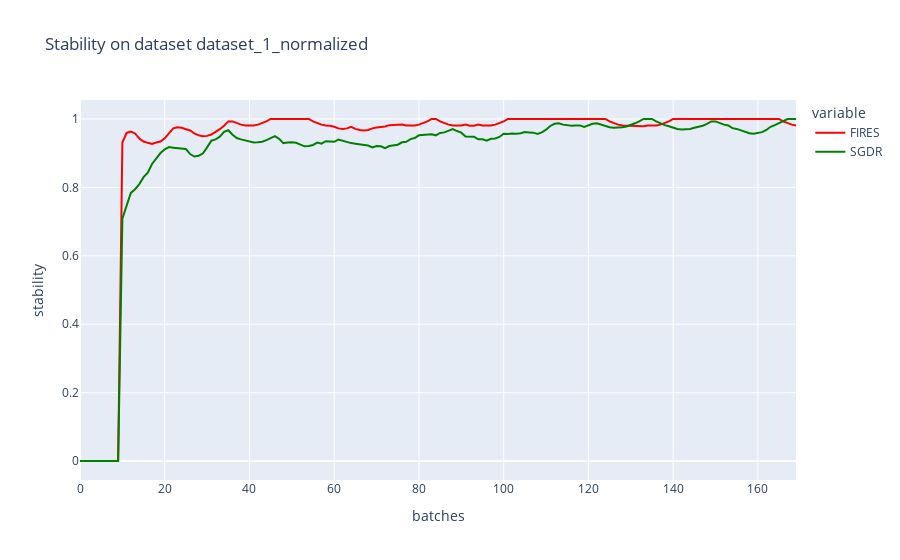

The notebook cell saved with this chart:
### Markdown cell above
### Plot all

### Code cell
# stability
title = "Stability on dataset {}".format(dataset_name)
col_names = ["FIRES", "SGDR"]
d = {"FIRES":fires_stability, "SGDR":sgdr_stability}
df = pd.DataFrame(d, columns=col_names)
fig = px.line(df, y = col_names, title=title, labels={"index":"batches", "value":"stability"}, color_discrete_map={'FIRES': 'red', "SGDR": "green"})
stability_trace = fig["data"]
fig.show()

### Figure 1 — Plotly figure (JSON) as saved in the notebook; plotly's stock layout.template omitted (floating-point values rounded to 4 significant figures; data arrays with more than 128 entries replaced by an {"elided": "..."} marker saying what was removed)
{"data": [{"hovertemplate": "variable=FIRES<br>batches=%{x}<br>stability=%{y}<extra></extra>", "legendgroup": "FIRES", "line": {"color": "red", "dash": "solid"}, "mode": "lines", "name": "FIRES", "orientation": "v", "showlegend": true, "type": "scatter", "x": {"elided": "170 int values"}, "xaxis": "x", "y": {"elided": "170 float values"}, "yaxis": "y"}, {"hovertemplate": "variable=SGDR<br>batches=%{x}<br>stability=%{y}<extra></extra>", "legendgroup": "SGDR", "line": {"color": "green", "dash": "solid"}, "mode": "lines", "name": "SGDR", "orientation": "v", "showlegend": true, "type": "scatter", "x": {"elided": "170 int values"}, "xaxis": "x", "y": {"elided": "170 float values"}, "yaxis": "y"}], "layout": {"legend": {"title": {"text": "variable"}, "tracegroupgap": 0}, "title": {"text": "Stability on dataset dataset_1_normalized"}, "xaxis": {"anchor": "y", "domain": [0, 1], "title": {"text": "batches"}}, "yaxis": {"anchor": "x", "domain": [0, 1], "title": {"text": "stability"}}}}
